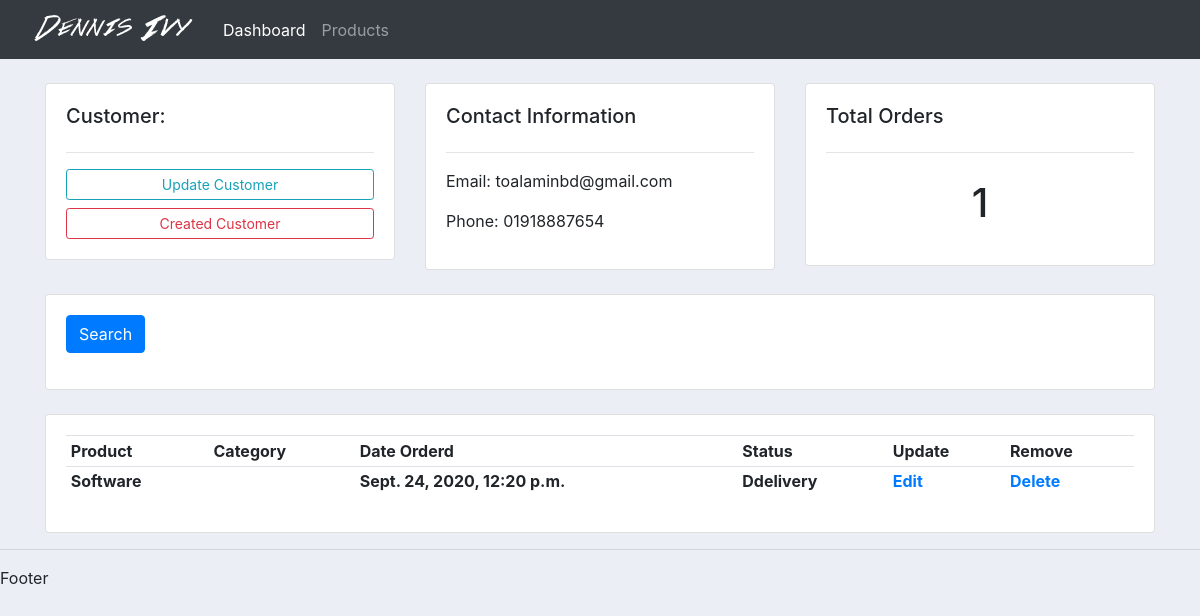
Before: /customer/1/ with the older database file.
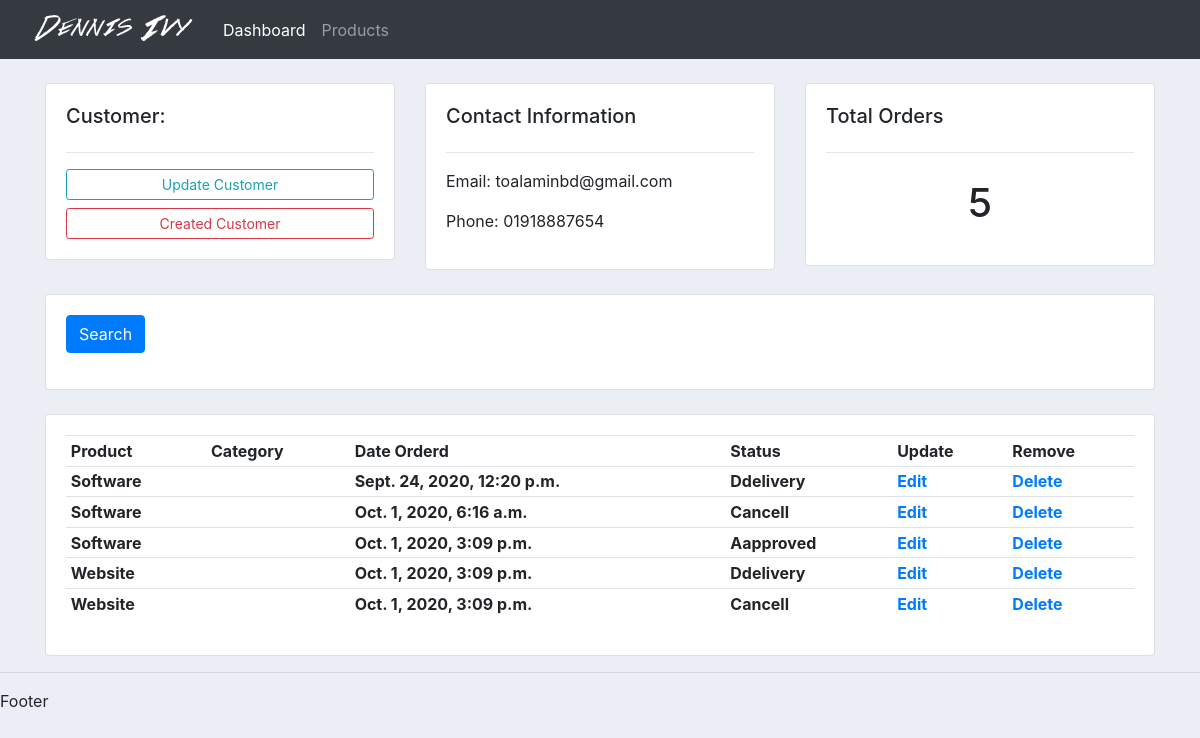
After: the same page with the newer database file.
### accounts/models.py (models this page shows, shortened)
class Order(models.Model):
    STATUS = (
        ('Pending', 'Pending'),
        ('Cancell', 'Cancell'),
        ('Aapproved', 'Approved'),
        ('Ddelivery', 'Delivery'),
    )
    customer = models.ForeignKey(Customer, null=True, on_delete=models.SET_NULL)
    product = models.ForeignKey(Product,null=True, on_delete=models.SET_NULL)
    status = models.CharField(max_length=100, null=True, choices=STATUS)
    date_created =models.DateTimeField(null=True, auto_now_add=True)
    tag =models.ManyToManyField(Tag)

class Product(models.Model):
    CategoryItem = (
        ('Small', 'Small'),
        ('Medium', 'Medium'),
        ('Large', 'Large'),
    )
    name = models.CharField(max_length=60)
    price = models.FloatField(max_length=100, null=True)
    category = models.CharField(max_length=100, null=True, choices=CategoryItem)
    description = models.TextField(max_length=700, null=True)
    date_created =models.DateTimeField(null=True, auto_now_add=True)
    def __str__(self):
        return self.name

### accounts/views.py (the view)
# urls.py: path('customer/<str:pk>/', views.customer,name='customer'),
def customer(request, pk):
    customer = Customer.objects.get(id=pk)
    orders = customer.order_set.all()
    total_order = orders.count()
    context = {
        'customer': customer,
        'orders': orders,
        'total_order': total_order,
    }
    return render(request, 'accounts/customer.html', context)

### accounts/templates/accounts/customer.html (shortened to what this page needs)
{% extends "accounts/main.html" %}
{% block content %}
<br>
<div class="row">
	<div class="col-md">
		<div class="card card-body">
			<h5>Customer:</h5>
			<hr>
			<a class="btn btn-outline-info  btn-sm btn-block" href="">Update Customer</a>
			<a class="btn btn-outline-danger  btn-sm btn-block" href="{% url 'create_orders' customer.id %}">Created Customer</a>
		</div>
	</div>
	<div class="col-md">
		<div class="card card-body">
			<h5>Contact Information</h5>
			<hr>
			<p>Email: {{ customer.email }}</p>
			<p>Phone: {{ customer.phone }}</p>
		</div>
	</div>
	<div class="col-md">
		<div class="card card-body">
			<h5>Total Orders</h5>
			<hr>
			<h1 style="text-align: center;padding: 10px">{{ total_order }}</h1>
		</div>
	</div>
</div>
<br>
<div class="row">
	<div class="col">
		<div class="card card-body">
			<form method="get">
		    <button class="btn btn-primary" type="submit">Search</button>
		  </form>
		</div>
	</div>
</div>
<br>
<div class="row">
	<div class="col-md">
		<div class="card card-body">
			<table class="table table-sm">
				<tr>
					<th>Product</th>
					<th>Category</th>
					<th>Date Orderd</th>
					<th>Status</th>
					<th>Update</th>
					<th>Remove</th>
				</tr>
				{% for o in orders %}
				<tr>
					<th>{{ o.product }}</th>
					<th>{{ o.category }}</th>
					<th>{{ o.date_created }}</th>
					<th>{{ o.status }}</th>
					<th><a href="{% url 'update_order' o.id %}" >Edit</a></th>
					<th><a href="{% url 'delete_order' o.id %}" >Delete</a></th>
				</tr>
				{% endfor %}
			</table>
		</div>
	</div>
</div>
{% endblock content %}

Changed rows visible on the page:
added Order: product "Software", date_created "Oct. 1, 2020, 6:16 a.m.", status "Cancell"
added Order: product "Software", date_created "Oct. 1, 2020, 3:09 p.m.", status "Aapproved"
added Order: product "Website", date_created "Oct. 1, 2020, 3:09 p.m.", status "Ddelivery"
added Order: product "Website", date_created "Oct. 1, 2020, 3:09 p.m.", status "Cancell"
Other visible differences:
{{ total_order }}: "1" → "5"
